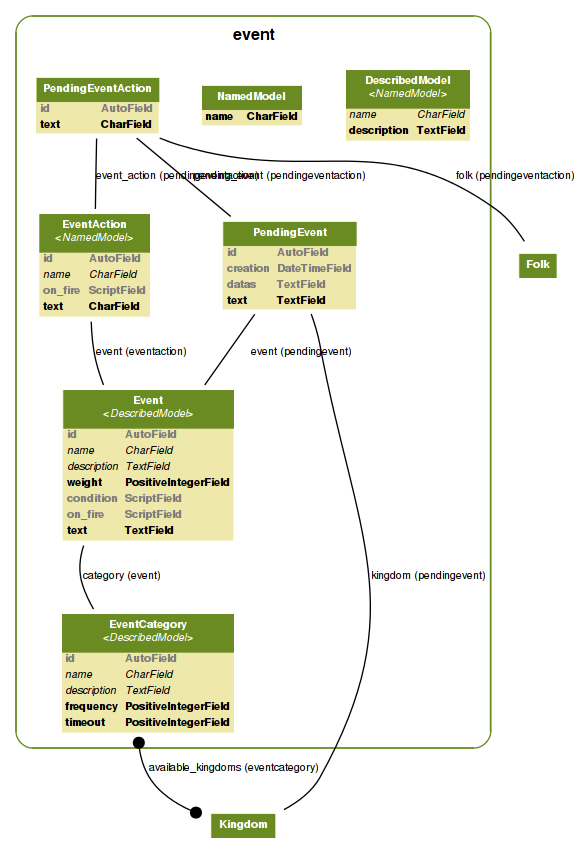

This chart was generated by the following Python code:
from django.db import models
from vendors.code_field.fields import ScriptField
from config.lib.models import NamedModel, DescribedModel
from kingdom.models import Kingdom, Folk


class EventCategory(DescribedModel):
	frequency = models.PositiveIntegerField()
	timeout = models.PositiveIntegerField()
	available_kingdoms = models.ManyToManyField(Kingdom)


class Event(DescribedModel):
	weight = models.PositiveIntegerField(default=1)
	category = models.ForeignKey(EventCategory)
	condition = ScriptField(blank=True, null=True, help_text = "Event condition. `param` is the current Kingdom object", default = "")
	on_fire = ScriptField(blank=True, null=True, help_text = "Event code, `param` is the PendingEvent object", default = "")
	text = models.TextField()

	def create(self, kingdom):
		
		pe = PendingEvent(
			event = self,
			kingdom  = kingdom,
			text = self.text,
		)
		pe.save()
		return pe
		

class EventAction(NamedModel):
	event = models.ForeignKey(Event)
	on_fire = ScriptField(blank=True, null=True)
	text = models.CharField(max_length=255)

class PendingEvent(models.Model):
	event = models.ForeignKey(Event)
	kingdom = models.ForeignKey(Kingdom)
	creation = models.DateTimeField(auto_now_add=True)
	datas = models.TextField(blank=True, null=True)
	text = models.TextField()

	def __unicode__(self):
		return "%s [%s]" % (self.event, self.kingdom)


class PendingEventAction(models.Model):
	pending_event = models.ForeignKey(PendingEvent)
	event_action = models.ForeignKey(EventAction)
	text = models.CharField(max_length=255)
	folk = models.ForeignKey(Folk, blank=True, null=True)

from event.signals import *
